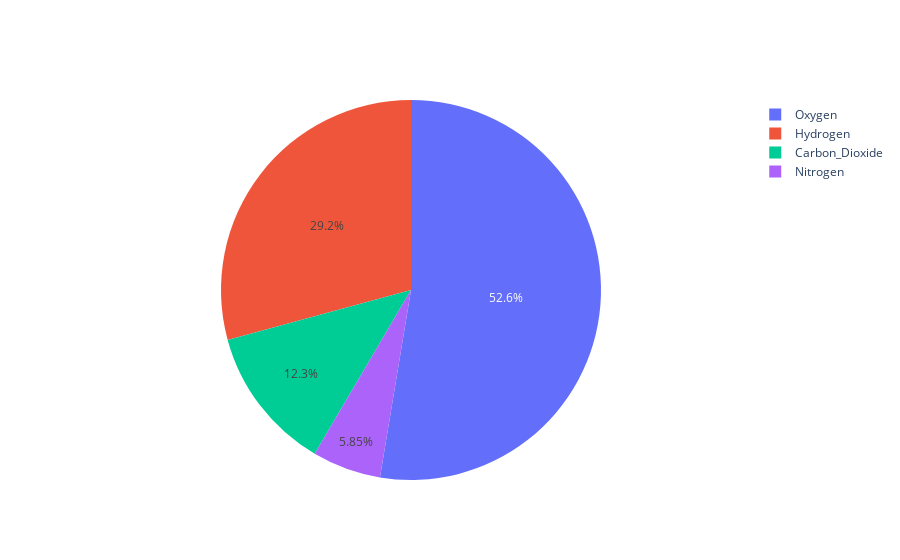

The notebook cell this image was saved under:
### Code cell
import plotly.graph_objects as go
import matplotlib.pyplot as plt

labels = ['Oxygen','Hydrogen','Carbon_Dioxide','Nitrogen']
values = [4500, 2500, 1053, 500]
fig = go.Figure(data=[go.Pie(labels=labels, values=values)])
fig.show()

from IPython.display import Image
Image('newplot.png')

### Figure 1 — Plotly figure (JSON) as saved in the notebook; plotly's stock layout.template omitted (floating-point values rounded to 4 significant figures)
{"data": [{"labels": ["Oxygen", "Hydrogen", "Carbon_Dioxide", "Nitrogen"], "type": "pie", "values": [4500, 2500, 1053, 500]}], "layout": {}}
